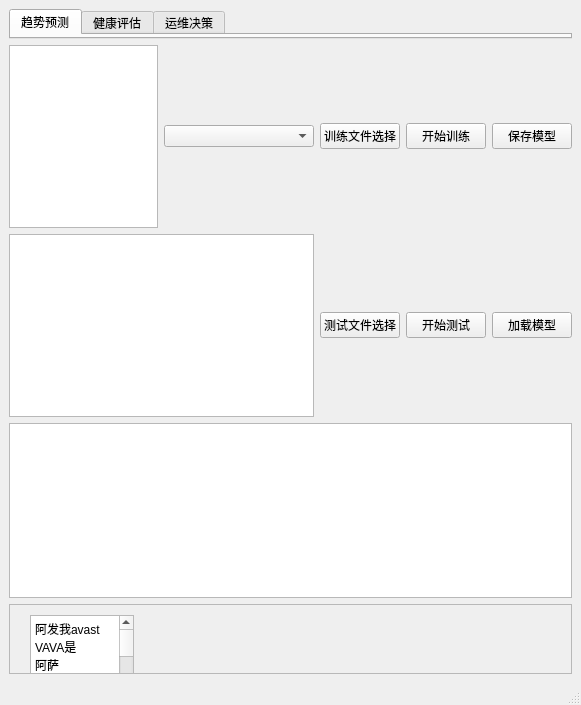
<?xml version="1.0" encoding="UTF-8"?>
<ui version="4.0">
 <class>MainWindow</class>
 <widget class="QMainWindow" name="MainWindow">
  <property name="geometry">
   <rect>
    <x>0</x>
    <y>0</y>
    <width>581</width>
    <height>705</height>
   </rect>
  </property>
  <property name="windowTitle">
   <string>MainWindow</string>
  </property>
  <widget class="QWidget" name="centralwidget">
   <layout class="QVBoxLayout" name="verticalLayout_2">
    <item>
     <widget class="QTabWidget" name="tabWidget">
      <property name="currentIndex">
       <number>0</number>
      </property>
      <widget class="QWidget" name="tab">
       <attribute name="title">
        <string>趋势预测</string>
       </attribute>
      </widget>
      <widget class="QWidget" name="tab_2">
       <attribute name="title">
        <string>健康评估</string>
       </attribute>
      </widget>
      <widget class="QWidget" name="tab_3">
       <attribute name="title">
        <string>运维决策</string>
       </attribute>
      </widget>
     </widget>
    </item>
    <item>
     <layout class="QVBoxLayout" name="verticalLayout">
      <item>
       <layout class="QHBoxLayout" name="horizontalLayout">
        <item>
         <widget class="QTextEdit" name="textEdit"/>
        </item>
        <item>
         <widget class="QComboBox" name="comboBox">
          <property name="placeholderText">
           <string>故障趋势预测算法选择</string>
          </property>
          <item>
           <property name="text">
            <string>CNN</string>
           </property>
          </item>
         </widget>
        </item>
        <item>
         <widget class="QPushButton" name="pushButton">
          <property name="text">
           <string>训练文件选择</string>
          </property>
         </widget>
        </item>
        <item>
         <widget class="QPushButton" name="pushButton_3">
          <property name="text">
           <string>开始训练</string>
          </property>
         </widget>
        </item>
        <item>
         <widget class="QPushButton" name="pushButton_4">
          <property name="text">
           <string>保存模型</string>
          </property>
         </widget>
        </item>
       </layout>
      </item>
      <item>
       <layout class="QHBoxLayout" name="horizontalLayout_2">
        <item>
         <widget class="QTextEdit" name="textEdit_2"/>
        </item>
        <item>
         <widget class="QPushButton" name="pushButton_2">
          <property name="text">
           <string>测试文件选择</string>
          </property>
         </widget>
        </item>
        <item>
         <widget class="QPushButton" name="pushButton_5">
          <property name="text">
           <string>开始测试</string>
          </property>
         </widget>
        </item>
        <item>
         <widget class="QPushButton" name="pushButton_6">
          <property name="text">
           <string>加载模型</string>
          </property>
         </widget>
        </item>
       </layout>
      </item>
     </layout>
    </item>
    <item>
     <widget class="QTextEdit" name="textEdit_4">
      <property name="styleSheet">
       <string notr="true"/>
      </property>
     </widget>
    </item>
    <item>
     <widget class="QScrollArea" name="scrollArea">
      <property name="widgetResizable">
       <bool>true</bool>
      </property>
      <widget class="QWidget" name="scrollAreaWidgetContents">
       <property name="geometry">
        <rect>
         <x>0</x>
         <y>0</y>
         <width>557</width>
         <height>85</height>
        </rect>
       </property>
       <widget class="QTextEdit" name="textEdit_3">
        <property name="geometry">
         <rect>
          <x>20</x>
          <y>10</y>
          <width>104</width>
          <height>87</height>
         </rect>
        </property>
        <property name="html">
         <string>&lt;!DOCTYPE HTML PUBLIC &quot;-//W3C//DTD HTML 4.0//EN&quot; &quot;http://www.w3.org/TR/REC-html40/strict.dtd&quot;&gt;
&lt;html&gt;&lt;head&gt;&lt;meta name=&quot;qrichtext&quot; content=&quot;1&quot; /&gt;&lt;style type=&quot;text/css&quot;&gt;
p, li { white-space: pre-wrap; }
&lt;/style&gt;&lt;/head&gt;&lt;body style=&quot; font-family:'SimSun'; font-size:9pt; font-weight:400; font-style:normal;&quot;&gt;
&lt;p style=&quot; margin-top:0px; margin-bottom:0px; margin-left:0px; margin-right:0px; -qt-block-indent:0; text-indent:0px;&quot;&gt;阿发我avast&lt;/p&gt;
&lt;p style=&quot; margin-top:0px; margin-bottom:0px; margin-left:0px; margin-right:0px; -qt-block-indent:0; text-indent:0px;&quot;&gt;VAVA是&lt;/p&gt;
&lt;p style=&quot; margin-top:0px; margin-bottom:0px; margin-left:0px; margin-right:0px; -qt-block-indent:0; text-indent:0px;&quot;&gt;阿萨&lt;/p&gt;
&lt;p style=&quot; margin-top:0px; margin-bottom:0px; margin-left:0px; margin-right:0px; -qt-block-indent:0; text-indent:0px;&quot;&gt;阿萨斯&lt;/p&gt;
&lt;p style=&quot; margin-top:0px; margin-bottom:0px; margin-left:0px; margin-right:0px; -qt-block-indent:0; text-indent:0px;&quot;&gt;阿萨斯	&lt;/p&gt;
&lt;p style=&quot; margin-top:0px; margin-bottom:0px; margin-left:0px; margin-right:0px; -qt-block-indent:0; text-indent:0px;&quot;&gt;萨巴斯&lt;/p&gt;
&lt;p style=&quot; margin-top:0px; margin-bottom:0px; margin-left:0px; margin-right:0px; -qt-block-indent:0; text-indent:0px;&quot;&gt;阿发我avast&lt;/p&gt;
&lt;p style=&quot; margin-top:0px; margin-bottom:0px; margin-left:0px; margin-right:0px; -qt-block-indent:0; text-indent:0px;&quot;&gt;VAVA是&lt;/p&gt;
&lt;p style=&quot; margin-top:0px; margin-bottom:0px; margin-left:0px; margin-right:0px; -qt-block-indent:0; text-indent:0px;&quot;&gt;阿萨&lt;/p&gt;
&lt;p style=&quot; margin-top:0px; margin-bottom:0px; margin-left:0px; margin-right:0px; -qt-block-indent:0; text-indent:0px;&quot;&gt;阿萨斯&lt;/p&gt;
&lt;p style=&quot; margin-top:0px; margin-bottom:0px; margin-left:0px; margin-right:0px; -qt-block-indent:0; text-indent:0px;&quot;&gt;阿萨斯	&lt;/p&gt;
&lt;p style=&quot; margin-top:0px; margin-bottom:0px; margin-left:0px; margin-right:0px; -qt-block-indent:0; text-indent:0px;&quot;&gt;萨巴斯&lt;/p&gt;
&lt;p style=&quot; margin-top:0px; margin-bottom:0px; margin-left:0px; margin-right:0px; -qt-block-indent:0; text-indent:0px;&quot;&gt;阿女食杂&lt;/p&gt;
&lt;p style=&quot; margin-top:0px; margin-bottom:0px; margin-left:0px; margin-right:0px; -qt-block-indent:0; text-indent:0px;&quot;&gt;阿发我avast&lt;/p&gt;
&lt;p style=&quot; margin-top:0px; margin-bottom:0px; margin-left:0px; margin-right:0px; -qt-block-indent:0; text-indent:0px;&quot;&gt;VAVA是&lt;/p&gt;
&lt;p style=&quot; margin-top:0px; margin-bottom:0px; margin-left:0px; margin-right:0px; -qt-block-indent:0; text-indent:0px;&quot;&gt;阿萨&lt;/p&gt;
&lt;p style=&quot; margin-top:0px; margin-bottom:0px; margin-left:0px; margin-right:0px; -qt-block-indent:0; text-indent:0px;&quot;&gt;阿萨斯&lt;/p&gt;
&lt;p style=&quot; margin-top:0px; margin-bottom:0px; margin-left:0px; margin-right:0px; -qt-block-indent:0; text-indent:0px;&quot;&gt;阿萨斯	&lt;/p&gt;
&lt;p style=&quot; margin-top:0px; margin-bottom:0px; margin-left:0px; margin-right:0px; -qt-block-indent:0; text-indent:0px;&quot;&gt;萨巴斯&lt;/p&gt;
&lt;p style=&quot; margin-top:0px; margin-bottom:0px; margin-left:0px; margin-right:0px; -qt-block-indent:0; text-indent:0px;&quot;&gt;阿女食杂阿发我avast&lt;/p&gt;
&lt;p style=&quot; margin-top:0px; margin-bottom:0px; margin-left:0px; margin-right:0px; -qt-block-indent:0; text-indent:0px;&quot;&gt;VAVA是&lt;/p&gt;
&lt;p style=&quot; margin-top:0px; margin-bottom:0px; margin-left:0px; margin-right:0px; -qt-block-indent:0; text-indent:0px;&quot;&gt;阿萨&lt;/p&gt;
&lt;p style=&quot; margin-top:0px; margin-bottom:0px; margin-left:0px; margin-right:0px; -qt-block-indent:0; text-indent:0px;&quot;&gt;阿萨斯&lt;/p&gt;
&lt;p style=&quot; margin-top:0px; margin-bottom:0px; margin-left:0px; margin-right:0px; -qt-block-indent:0; text-indent:0px;&quot;&gt;阿萨斯	&lt;/p&gt;
&lt;p style=&quot; margin-top:0px; margin-bottom:0px; margin-left:0px; margin-right:0px; -qt-block-indent:0; text-indent:0px;&quot;&gt;萨巴斯&lt;/p&gt;
&lt;p style=&quot; margin-top:0px; margin-bottom:0px; margin-left:0px; margin-right:0px; -qt-block-indent:0; text-indent:0px;&quot;&gt;阿女食杂&lt;/p&gt;
&lt;p style=&quot; margin-top:0px; margin-bottom:0px; margin-left:0px; margin-right:0px; -qt-block-indent:0; text-indent:0px;&quot;&gt;阿女食杂&lt;/p&gt;
&lt;p style=&quot; margin-top:0px; margin-bottom:0px; margin-left:0px; margin-right:0px; -qt-block-indent:0; text-indent:0px;&quot;&gt;撒&lt;/p&gt;&lt;/body&gt;&lt;/html&gt;</string>
        </property>
       </widget>
      </widget>
     </widget>
    </item>
   </layout>
  </widget>
  <widget class="QMenuBar" name="menubar">
   <property name="geometry">
    <rect>
     <x>0</x>
     <y>0</y>
     <width>581</width>
     <height>26</height>
    </rect>
   </property>
  </widget>
  <widget class="QStatusBar" name="statusbar"/>
 </widget>
 <resources/>
 <connections/>
</ui>
